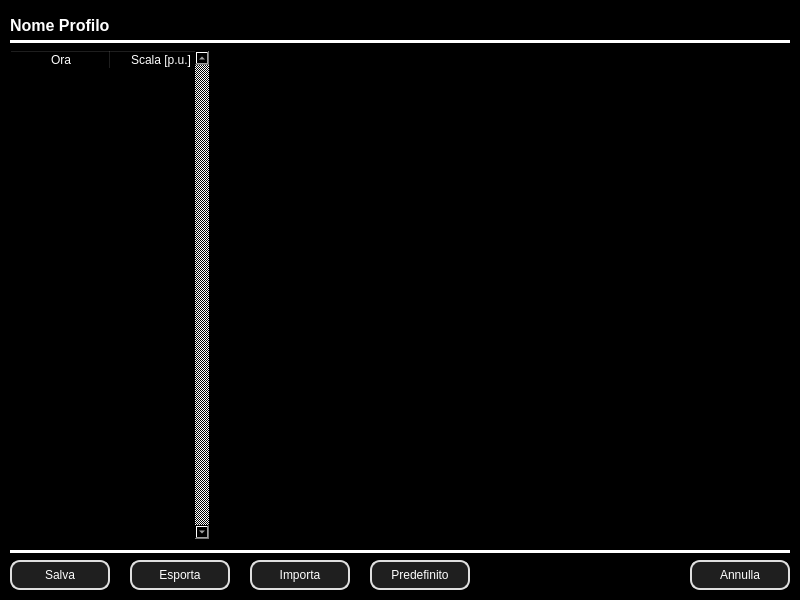
<?xml version="1.0" encoding="UTF-8"?>
<ui version="4.0">
 <class>mainDlg</class>
 <widget class="QDialog" name="mainDlg">
  <property name="geometry">
   <rect>
    <x>0</x>
    <y>0</y>
    <width>800</width>
    <height>600</height>
   </rect>
  </property>
  <property name="windowTitle">
   <string>Dialog</string>
  </property>
  <property name="styleSheet">
   <string notr="true">*{
	color: rgb(255, 255, 255);
	background-color: rgb(0, 0, 0);
}

QPushButton{
	background-color: rgb(31, 31, 31); 
	border: solid; 
	border-width: 2px; 
	border-radius: 10px;
	border-color: rgb(223, 223, 223);
}

QPushButton:pressed{
	background-color: rgb(63, 63, 63);
}
</string>
  </property>
  <widget class="QLabel" name="nameLbl">
   <property name="geometry">
    <rect>
     <x>10</x>
     <y>10</y>
     <width>780</width>
     <height>30</height>
    </rect>
   </property>
   <property name="font">
    <font>
     <pointsize>12</pointsize>
     <weight>75</weight>
     <bold>true</bold>
    </font>
   </property>
   <property name="text">
    <string>Nome Profilo</string>
   </property>
  </widget>
  <widget class="Line" name="upLn">
   <property name="geometry">
    <rect>
     <x>10</x>
     <y>40</y>
     <width>780</width>
     <height>3</height>
    </rect>
   </property>
   <property name="styleSheet">
    <string notr="true">color: rgb(0, 255, 0);
background-color: rgb(255, 255, 255);
border: solid;
</string>
   </property>
   <property name="orientation">
    <enum>Qt::Horizontal</enum>
   </property>
  </widget>
  <widget class="QTableWidget" name="profileTW">
   <property name="geometry">
    <rect>
     <x>10</x>
     <y>50</y>
     <width>200</width>
     <height>490</height>
    </rect>
   </property>
   <property name="verticalScrollBarPolicy">
    <enum>Qt::ScrollBarAlwaysOn</enum>
   </property>
   <property name="horizontalScrollBarPolicy">
    <enum>Qt::ScrollBarAlwaysOff</enum>
   </property>
   <property name="autoScroll">
    <bool>true</bool>
   </property>
   <column>
    <property name="text">
     <string>Ora</string>
    </property>
   </column>
   <column>
    <property name="text">
     <string>Scala [p.u.]</string>
    </property>
   </column>
  </widget>
  <widget class="Line" name="downLn">
   <property name="geometry">
    <rect>
     <x>10</x>
     <y>550</y>
     <width>780</width>
     <height>3</height>
    </rect>
   </property>
   <property name="styleSheet">
    <string notr="true">color: rgb(0, 255, 0);
background-color: rgb(255, 255, 255);
border: solid;
</string>
   </property>
   <property name="orientation">
    <enum>Qt::Horizontal</enum>
   </property>
  </widget>
  <widget class="QPushButton" name="saveBtn">
   <property name="geometry">
    <rect>
     <x>10</x>
     <y>560</y>
     <width>100</width>
     <height>30</height>
    </rect>
   </property>
   <property name="text">
    <string>Salva</string>
   </property>
  </widget>
  <widget class="QPushButton" name="cancelBtn">
   <property name="geometry">
    <rect>
     <x>690</x>
     <y>560</y>
     <width>100</width>
     <height>30</height>
    </rect>
   </property>
   <property name="text">
    <string>Annulla</string>
   </property>
  </widget>
  <widget class="QPushButton" name="importBtn">
   <property name="geometry">
    <rect>
     <x>250</x>
     <y>560</y>
     <width>100</width>
     <height>30</height>
    </rect>
   </property>
   <property name="text">
    <string>Importa</string>
   </property>
  </widget>
  <widget class="QPushButton" name="exportBtn">
   <property name="geometry">
    <rect>
     <x>130</x>
     <y>560</y>
     <width>100</width>
     <height>30</height>
    </rect>
   </property>
   <property name="text">
    <string>Esporta</string>
   </property>
  </widget>
  <widget class="QWidget" name="plotWgt" native="true">
   <property name="geometry">
    <rect>
     <x>220</x>
     <y>50</y>
     <width>570</width>
     <height>490</height>
    </rect>
   </property>
  </widget>
  <widget class="QPushButton" name="defaultBtn">
   <property name="geometry">
    <rect>
     <x>370</x>
     <y>560</y>
     <width>100</width>
     <height>30</height>
    </rect>
   </property>
   <property name="text">
    <string>Predefinito</string>
   </property>
  </widget>
 </widget>
 <tabstops>
  <tabstop>profileTW</tabstop>
  <tabstop>cancelBtn</tabstop>
  <tabstop>saveBtn</tabstop>
  <tabstop>exportBtn</tabstop>
  <tabstop>importBtn</tabstop>
 </tabstops>
 <resources/>
 <connections/>
</ui>
